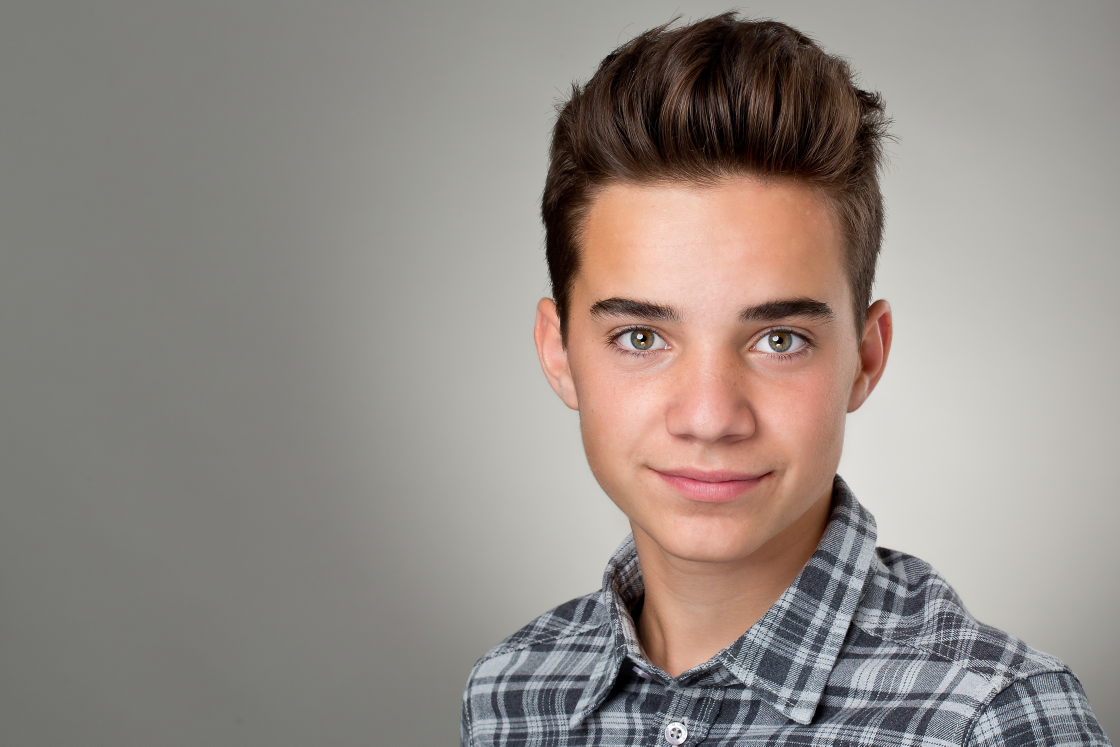
#> input picture img/tom.jpg, 4477 x 2985 px (shown at 1/4 size)
$ jupyter execute SNT_Filtre_Image.ipynb   (text cells are left out)
#> lines starting #> are read from the running program, lines starting #| are printed output that depends on the picture; pictures that were not available may be replaced by others from this repository, and a replacement may not be noted
[cell 1]
from PIL import Image
from PIL import ImageFilter
img=Image.open('img/tom.jpg')
#> img is the input picture: PIL image 4477x2985 RGB; mean R, G, B 147.4, 139.4, 133.6
img.show()

[cell 2]
print("LxH:",img.size)
#| LxH: (4477, 2985)

[cell 3]
xa = 1741; ya=0;xb=3979;yb=2388
box=(xa,ya,xb,yb)
decoupe = img.crop(box)
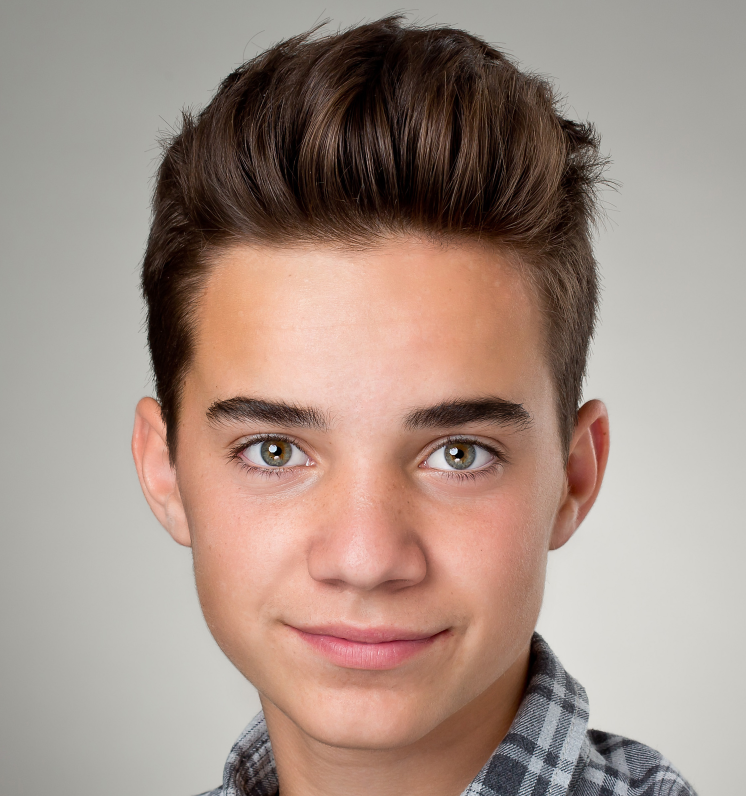
#> decoupe: PIL image 2238x2388 RGB (shown at 1/3 size); mean R, G, B 164.3, 144.3, 134.2
decoupe.show()
print("LxH:",decoupe.size)
#| LxH: (2238, 2388)

[cell 4]
img2=Image.open('img/image_decoupee.png')
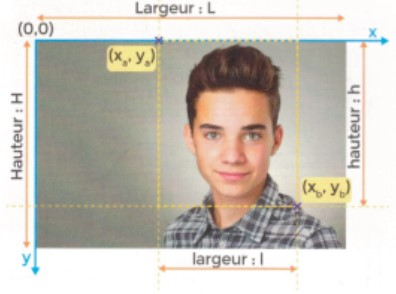
#> input picture img/dimensions.jpg, 396 x 294 px, given in place of image_decoupee.png, which was not available
#> img2 is the input picture: PIL image 396x294 RGB; mean R, G, B 200.6, 194.9, 185.6
img3 = img2.resize((223,238))
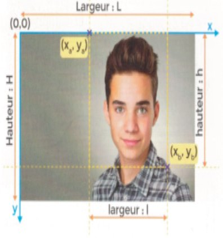
#> img3: PIL image 223x238 RGB; mean R, G, B 200.6, 194.9, 185.6
img3.show()

[cell 5]
img_filtree=img3.filter(ImageFilter.CONTOUR)
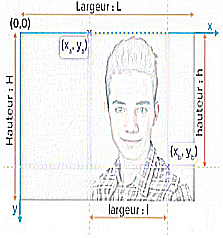
#> img_filtree: PIL image 223x238 RGB; mean R, G, B 240.6, 241.1, 239.9
img_filtree.show()

[cell 6]
img_filtree=img3.filter(ImageFilter.BLUR) # ? à remplacer par un nom de filtre
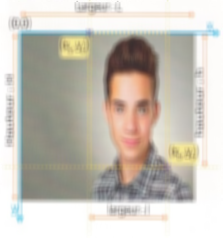
#> img_filtree: PIL image 223x238 RGB; mean R, G, B 200.6, 195, 185.7
img_filtree.show()
